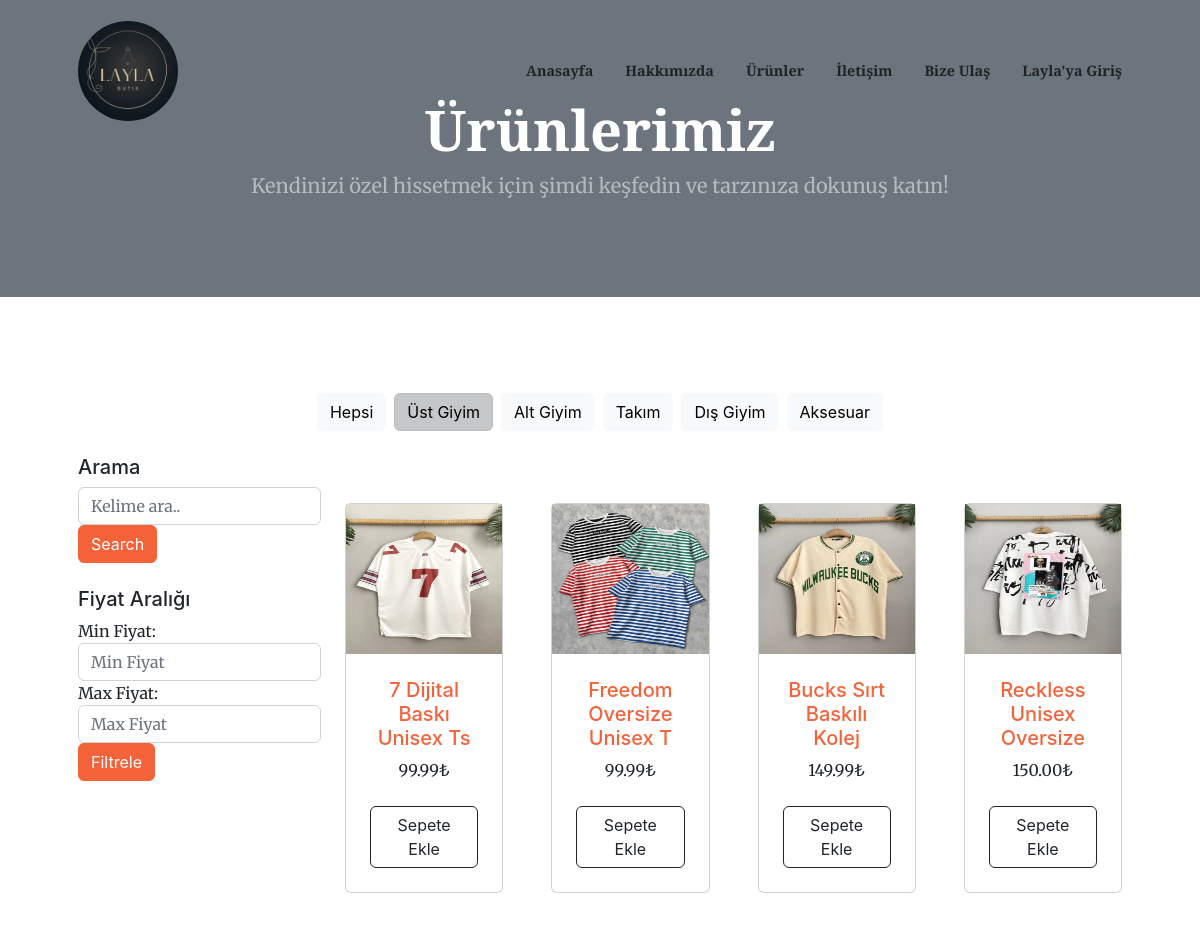
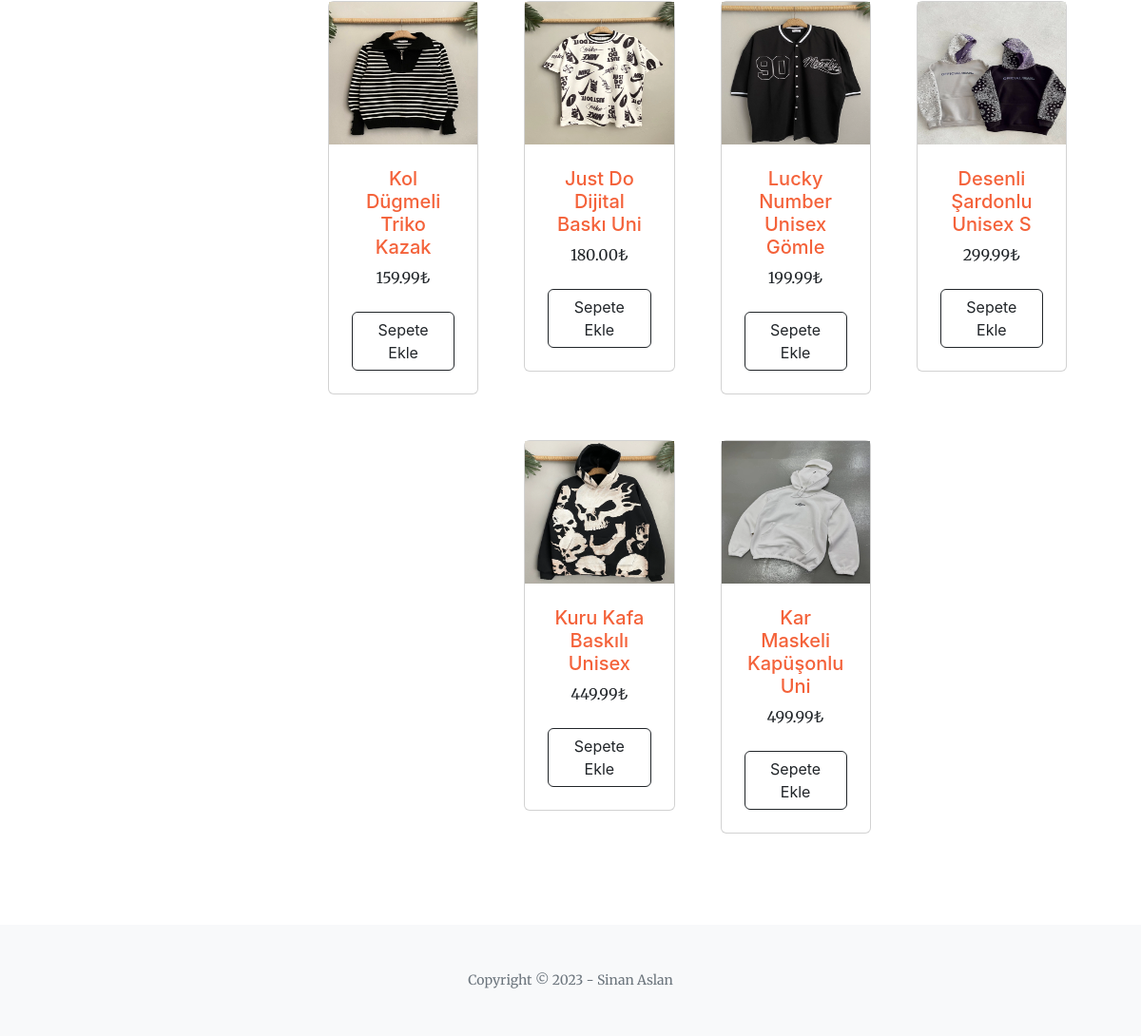
Screenshot of /urunler/4/ with the database file from the repository (2 pictures, top to bottom).
### pages/models.py (models this page shows, shortened)
class Kategori(MPTTModel):
    baslik = models.CharField(max_length=30)
    sira = models.IntegerField()
    aktif = models.BooleanField(default=True)
    parent = TreeForeignKey('self', blank=True, null=True, related_name='children', on_delete=models.CASCADE)
    class MPTTMeta:
        order_insertion_by = ['baslik']

class Urun(models.Model):
    kategori = models.ForeignKey(Kategori, on_delete=models.CASCADE)
    aciklama = models.CharField(max_length=255)
    isim = models.CharField(max_length=25, verbose_name='İSİM')
    kod = models.CharField(max_length=4, blank=True, null=True)
    aciklama = models.CharField(max_length=124, blank=True)
    kod = models.CharField(max_length=124, blank=True)
    fiyat = models.DecimalField(max_digits=10, decimal_places=2)
    stok_durumu = models.IntegerField(default=0)
    count = models.IntegerField(default=0)
    resim = models.ImageField(upload_to="products/%Y/%m/%d/", default="products/default_product_image.jpg")
    aktif = models.BooleanField(default=True)
    class Meta:
        ordering = ['-aktif', 'isim']
        verbose_name = u'Urun'
        verbose_name_plural = u'Urunler(Urunlar)'

### pages/views.py (the view)
# urls.py: path('urunler/<int:kategori_id>/', views.urunler_by_kategori, name='urunler_by_kategori'),
def urunler_by_kategori(request, kategori_id):
    ana_kategoriler = Kategori.objects.filter(parent__isnull=True, aktif=True)
    secili_kategori = get_object_or_404(Kategori, id=kategori_id, aktif=True)
    alt_kategoriler = secili_kategori.get_descendants(include_self=True)
    urunler = Urun.objects.filter(kategori__in=alt_kategoriler, aktif=True).order_by('fiyat')
    context = {
        'urunler': urunler,
        'ana_kategoriler': ana_kategoriler,
        'secili_kategori': secili_kategori,
    }
    return render(request, 'products_by_category.html', context)

### templates/products_by_category.html
{% extends 'partials/_base.html' %}
{% load static %}
{% block content %}
<header class="bg-secondary py-5">
    <div class="container px-4 px-lg-5 my-5">
        <div class="text-center text-white">
            <h1 class="display-4 fw-bolder">Ürünlerimiz</h1>
            <p class="lead fw-normal text-white-50 mb-0">Kendinizi özel hissetmek için şimdi keşfedin ve tarzınıza dokunuş katın!</p>
        </div>
    </div>
</header>
<section class="py-5">
    <div class="container px-4 px-lg-5 mt-5">
        <div class = "row mt-3 mb-4 button-group filter-button-group">
            <div class = "col d-flex justify-content-center">
                <a href="{% url 'products' %}" class="btn btn-light mx-1 {% if not secili_kategori %}active{% endif %}">Hepsi</a>
                {% for kategori in ana_kategoriler %}
                    <a href="{% url 'urunler_by_kategori' kategori.id %}" class="btn btn-light mx-1 {% if secili_kategori and kategori.id == secili_kategori.id %}active{% endif %}">{{ kategori.baslik }}</a>
                {% endfor %}
            </div>
        </div>
        <div class="row">
            <div class="col-lg-3 col-12 right-single">
                <div class="widget-search">
                    <div class="site-search-area">
                        <h5>Arama</h5>
                        <form method="get" id="site-searchform" action="{% url 'search' secili_kategori.id %}">
                            <div>
                                <input class="input-text form-control" name="search" placeholder="Kelime ara.." type="text">
                                <input id="searchsubmit" class="btn btn-primary" value="Search" type="submit">
                            </div>
                        </form>
                    </div>
                </div>
                <div class="widget-price-range mt-4">
                    <h5>Fiyat Aralığı</h5>
                    <form method="get" action="{% url 'search' secili_kategori.id %}">
                        <div class="form-group">
                            <label for="min_price">Min Fiyat:</label>
                            <input type="number" class="form-control" id="min_price" name="min_price" placeholder="Min Fiyat" value="{{ request.GET.min_price }}">
                        </div>
                        <div class="form-group">
                            <label for="max_price">Max Fiyat:</label>
                            <input type="number" class="form-control" id="max_price" name="max_price" placeholder="Max Fiyat" value="{{ request.GET.max_price }}">
                        </div>
                        <button type="submit" class="btn btn-primary">Filtrele</button>
                    </form>
                </div>
            </div>
            <div class="col-lg-9 blog-post-single">
                <div class="row gx-4 gx-lg-5 row-cols-2 row-cols-md-2 row-cols-xl-4 justify-content-center mt-5">
                {% if urunler %}
                    {% for urun in urunler %}
                    <div class="col mb-5">
                        <div class="card h-60">
                            <a href="{% url 'urun_detay' urun.id %}">
                                <img class="img-fluid" src="{{ urun.resim.url }}" alt="{{urun.isim}}" style="width: 250px; height: 150px;"/>
                            </a>
                            <div class="card-body p-4">
                                <div class="text-center">
                                    <h5>
                                        <a style="text-decoration: none;" href="{% url 'urun_detay' urun.id %}">{{urun.isim}}</a>
                                    </h5>
                                    {{urun.fiyat}}₺
                                </div>
                            </div>
                            <div class="card-footer p-4 pt-0 border-top-0 bg-transparent">
                                <div class="text-center"><a class="btn btn-outline-dark mt-auto" href="#">Sepete Ekle</a></div>
                            </div>
                        </div>
                    </div>
                    {% endfor %}
                {% else %}
                    <h3 class="text-center">Ürün bulunamadı.</h3>
                {% endif %}
                </div>
            </div>
        </div>
    </div>
</section>
{% endblock %}

### rows the page displays
Kategori: baslik "Üst Giyim"
Kategori: baslik "Alt Giyim"
Kategori: baslik "Takım"
Kategori: baslik "Dış Giyim"
Kategori: baslik "Aksesuar"
Urun: resim (picture), isim "7 Dijital Baskı Unisex Ts", fiyat "99.99"
Urun: resim (picture), isim "Freedom Oversize Unisex T", fiyat "99.99"
Urun: resim (picture), isim "Bucks Sırt Baskılı Kolej", fiyat "149.99"
Urun: resim (picture), isim "Reckless Unisex Oversize", fiyat "150.00"
Urun: resim (picture), isim "Kol Dügmeli Triko Kazak", fiyat "159.99"
Urun: resim (picture), isim "Just Do Dijital Baskı Uni", fiyat "180.00"
Urun: resim (picture), isim "Lucky Number Unisex Gömle", fiyat "199.99"
Urun: resim (picture), isim "Desenli Şardonlu Unisex S", fiyat "299.99"
Urun: resim (picture), isim "Kuru Kafa Baskılı Unisex", fiyat "449.99"
Urun: resim (picture), isim "Kar Maskeli Kapüşonlu Uni", fiyat "499.99"
